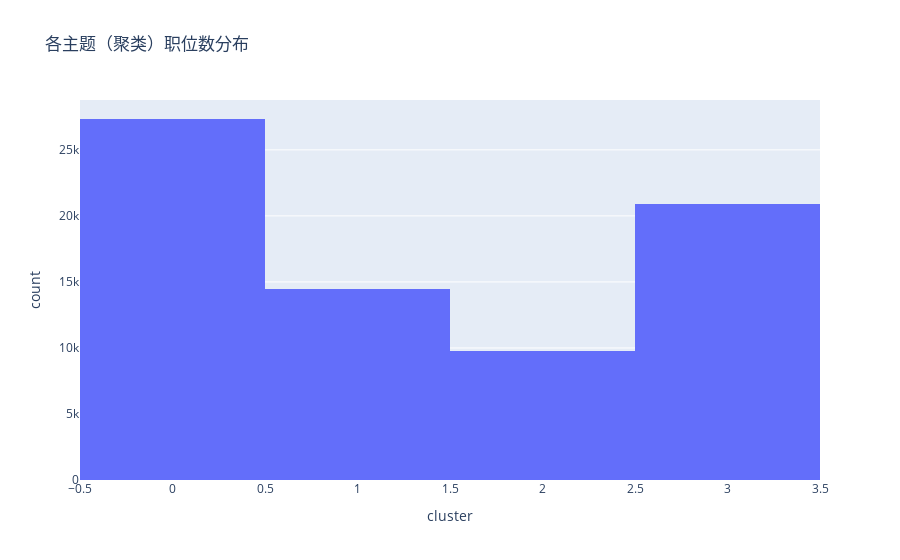

The notebook cell saved with this chart:
### Code cell
from sklearn.cluster import KMeans

# 聚成 k 类（你可以调整 n_clusters）
k = 4
kmeans = KMeans(n_clusters=k, random_state=42)
clusters = kmeans.fit_predict(X_tfidf)

# 把聚类结果加到原 DataFrame 中
body_df["cluster"] = clusters

from wordcloud import WordCloud
import matplotlib.pyplot as plt
import numpy as np

# 获取词汇表
terms = tfidf_vectorizer.get_feature_names_out()

# 获取每个聚类中心的前关键词
order_centroids = kmeans.cluster_centers_.argsort()[:, ::-1]

# 为每个聚类生成词云
for i in range(k):
    print(f"生成第 {i} 类的词云...")
    
    top_terms = [terms[ind] for ind in order_centroids[i, :40]]
    weights = {term: kmeans.cluster_centers_[i][terms.tolist().index(term)] for term in top_terms}

    wordcloud = WordCloud(background_color='white', width=800, height=400).generate_from_frequencies(weights)
    
    plt.figure(figsize=(10, 5))
    plt.imshow(wordcloud, interpolation='bilinear')
    plt.axis("off")
    plt.title(f"Cluster {i} Top Terms")
    plt.show()

import plotly.express as px

fig = px.histogram(body_df, x="cluster", nbins=k, title="各主题（聚类）职位数分布")
fig.show()

### Figure 1 — Plotly figure (JSON) as saved in the notebook; plotly's stock layout.template omitted (floating-point values rounded to 4 significant figures; data arrays with more than 128 entries replaced by an {"elided": "..."} marker saying what was removed)
{"data": [{"bingroup": "x", "hovertemplate": "cluster=%{x}<br>count=%{y}<extra></extra>", "legendgroup": "", "marker": {"color": "#636efa", "pattern": {"shape": ""}}, "name": "", "nbinsx": 4, "orientation": "v", "showlegend": false, "type": "histogram", "x": {"elided": "72476 int values"}, "xaxis": "x", "yaxis": "y"}], "layout": {"barmode": "relative", "legend": {"tracegroupgap": 0}, "title": {"text": "各主题（聚类）职位数分布"}, "xaxis": {"anchor": "y", "domain": [0, 1], "title": {"text": "cluster"}}, "yaxis": {"anchor": "x", "domain": [0, 1], "title": {"text": "count"}}}}
